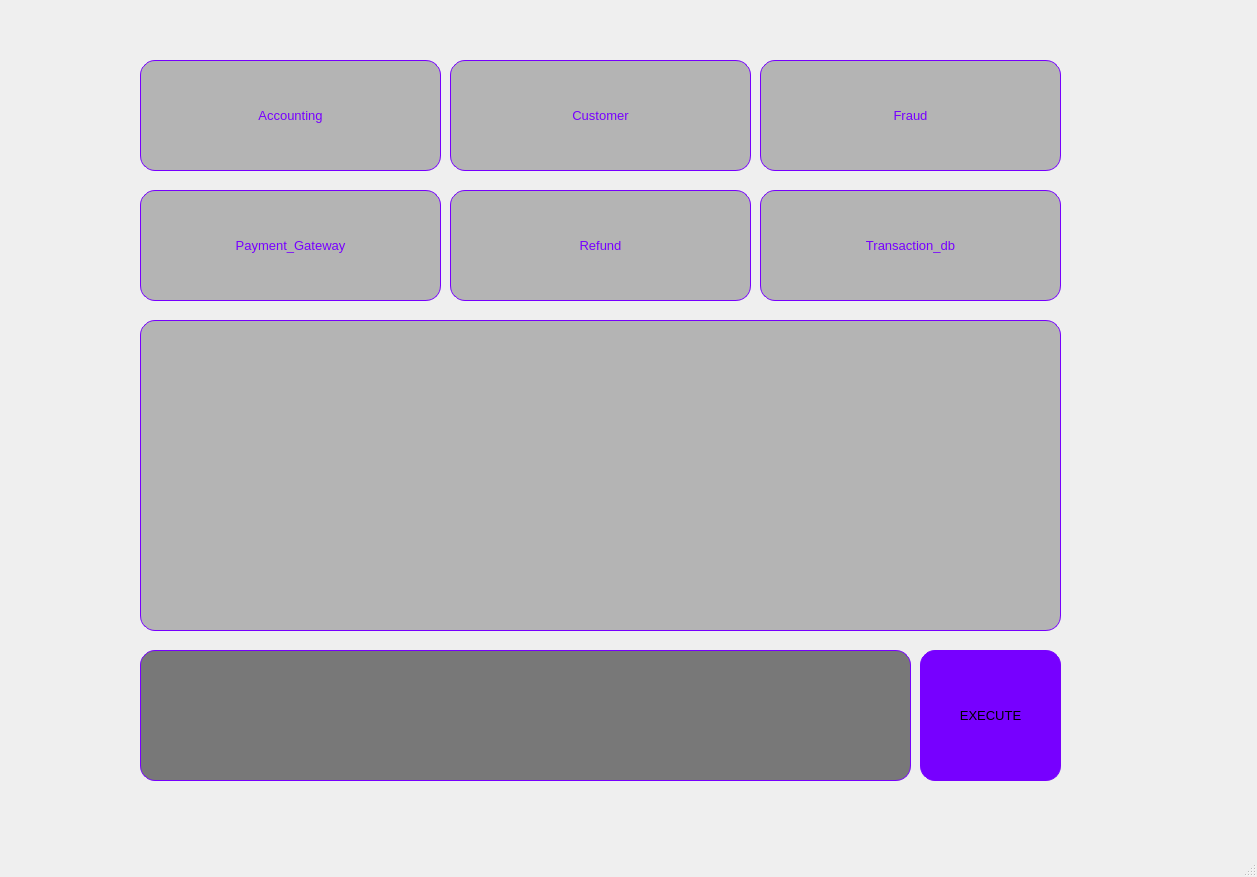
<?xml version="1.0" encoding="UTF-8"?>
<ui version="4.0">
 <class>MainWindow</class>
 <widget class="QMainWindow" name="MainWindow">
  <property name="geometry">
   <rect>
    <x>0</x>
    <y>0</y>
    <width>1257</width>
    <height>877</height>
   </rect>
  </property>
  <property name="windowTitle">
   <string>MainWindow</string>
  </property>
  <widget class="QWidget" name="centralwidget">
   <widget class="QLabel" name="label">
    <property name="geometry">
     <rect>
      <x>0</x>
      <y>0</y>
      <width>1231</width>
      <height>877</height>
     </rect>
    </property>
    <property name="styleSheet">
     <string notr="true">border-image: url(:/image/5556661.jpg);
background-image: url(:/image/5556661.jpg);</string>
    </property>
    <property name="text">
     <string/>
    </property>
   </widget>
   <widget class="QPushButton" name="ShowDatabase">
    <property name="geometry">
     <rect>
      <x>140</x>
      <y>60</y>
      <width>301</width>
      <height>111</height>
     </rect>
    </property>
    <property name="font">
     <font>
      <pointsize>10</pointsize>
     </font>
    </property>
    <property name="styleSheet">
     <string notr="true">QPushButton{
background: rgba(0, 1, 1, 0.25);
color:rgb(119, 0, 255);
border:1px solid rgb(119, 0, 255);
border-radius : 15px;
}


QPushButton:hover{
background: rgba(0, 1, 1, 0.5);
}</string>
    </property>
    <property name="text">
     <string>Accounting</string>
    </property>
   </widget>
   <widget class="QPushButton" name="ShowDatabase_2">
    <property name="geometry">
     <rect>
      <x>450</x>
      <y>60</y>
      <width>301</width>
      <height>111</height>
     </rect>
    </property>
    <property name="font">
     <font>
      <pointsize>10</pointsize>
     </font>
    </property>
    <property name="styleSheet">
     <string notr="true">QPushButton{
background: rgba(0, 1, 1, 0.25);
color:rgb(119, 0, 255);
border:1px solid rgb(119, 0, 255);
border-radius : 15px;
}


QPushButton:hover{
background: rgba(0, 1, 1, 0.5);
}</string>
    </property>
    <property name="text">
     <string>Customer</string>
    </property>
   </widget>
   <widget class="QPushButton" name="ShowDatabase_3">
    <property name="geometry">
     <rect>
      <x>760</x>
      <y>60</y>
      <width>301</width>
      <height>111</height>
     </rect>
    </property>
    <property name="font">
     <font>
      <pointsize>10</pointsize>
     </font>
    </property>
    <property name="styleSheet">
     <string notr="true">QPushButton{
background: rgba(0, 1, 1, 0.25);
color:rgb(119, 0, 255);
border:1px solid rgb(119, 0, 255);
border-radius : 15px;
}


QPushButton:hover{
background: rgba(0, 1, 1, 0.5);
}</string>
    </property>
    <property name="text">
     <string>Fraud</string>
    </property>
   </widget>
   <widget class="QPushButton" name="ShowDatabase_4">
    <property name="geometry">
     <rect>
      <x>760</x>
      <y>190</y>
      <width>301</width>
      <height>111</height>
     </rect>
    </property>
    <property name="font">
     <font>
      <pointsize>10</pointsize>
     </font>
    </property>
    <property name="styleSheet">
     <string notr="true">QPushButton{
background: rgba(0, 1, 1, 0.25);
color:rgb(119, 0, 255);
border:1px solid rgb(119, 0, 255);
border-radius : 15px;
}


QPushButton:hover{
background: rgba(0, 1, 1, 0.5);
}</string>
    </property>
    <property name="text">
     <string>Transaction_db</string>
    </property>
   </widget>
   <widget class="QPushButton" name="ShowDatabase_5">
    <property name="geometry">
     <rect>
      <x>140</x>
      <y>190</y>
      <width>301</width>
      <height>111</height>
     </rect>
    </property>
    <property name="font">
     <font>
      <pointsize>10</pointsize>
     </font>
    </property>
    <property name="styleSheet">
     <string notr="true">QPushButton{
background: rgba(0, 1, 1, 0.25);
color:rgb(119, 0, 255);
border:1px solid rgb(119, 0, 255);
border-radius : 15px;
}


QPushButton:hover{
background: rgba(0, 1, 1, 0.5);
}</string>
    </property>
    <property name="text">
     <string>Payment_Gateway</string>
    </property>
   </widget>
   <widget class="QPushButton" name="ShowDatabase_6">
    <property name="geometry">
     <rect>
      <x>450</x>
      <y>190</y>
      <width>301</width>
      <height>111</height>
     </rect>
    </property>
    <property name="font">
     <font>
      <pointsize>10</pointsize>
     </font>
    </property>
    <property name="styleSheet">
     <string notr="true">QPushButton{
background: rgba(0, 1, 1, 0.25);
color:rgb(119, 0, 255);
border:1px solid rgb(119, 0, 255);
border-radius : 15px;
}


QPushButton:hover{
background: rgba(0, 1, 1, 0.5);
}</string>
    </property>
    <property name="text">
     <string>Refund</string>
    </property>
   </widget>
   <widget class="QLabel" name="label_3">
    <property name="geometry">
     <rect>
      <x>140</x>
      <y>320</y>
      <width>921</width>
      <height>311</height>
     </rect>
    </property>
    <property name="font">
     <font>
      <pointsize>8</pointsize>
     </font>
    </property>
    <property name="styleSheet">
     <string notr="true">background: rgba(0, 1, 1, 0.25);
color:rgb(119, 0, 255);
border:1px solid rgb(119, 0, 255);
border-radius : 15px;</string>
    </property>
    <property name="text">
     <string/>
    </property>
    <property name="alignment">
     <set>Qt::AlignCenter</set>
    </property>
   </widget>
   <widget class="QLineEdit" name="lineEdit">
    <property name="geometry">
     <rect>
      <x>140</x>
      <y>650</y>
      <width>771</width>
      <height>131</height>
     </rect>
    </property>
    <property name="styleSheet">
     <string notr="true">background: rgba(0, 1, 1, 0.5);
color:pink;
border:1px solid rgb(119, 0, 255);
border-radius : 15px;</string>
    </property>
   </widget>
   <widget class="QPushButton" name="ShowDatabase_7">
    <property name="geometry">
     <rect>
      <x>920</x>
      <y>650</y>
      <width>141</width>
      <height>131</height>
     </rect>
    </property>
    <property name="font">
     <font>
      <pointsize>10</pointsize>
     </font>
    </property>
    <property name="styleSheet">
     <string notr="true">QPushButton{
background: rgb(119, 0, 255);
color:black;
border:1px solid rgb(119, 0, 255);
border-radius : 15px;
}


QPushButton:hover{
background: rgb(255, 2, 108);
border:1px solid red;
}</string>
    </property>
    <property name="text">
     <string>EXECUTE</string>
    </property>
   </widget>
  </widget>
  <widget class="QMenuBar" name="menubar">
   <property name="geometry">
    <rect>
     <x>0</x>
     <y>0</y>
     <width>1257</width>
     <height>26</height>
    </rect>
   </property>
  </widget>
  <widget class="QStatusBar" name="statusbar"/>
 </widget>
 <resources>
  <include location="back.qrc"/>
 </resources>
 <connections/>
</ui>
